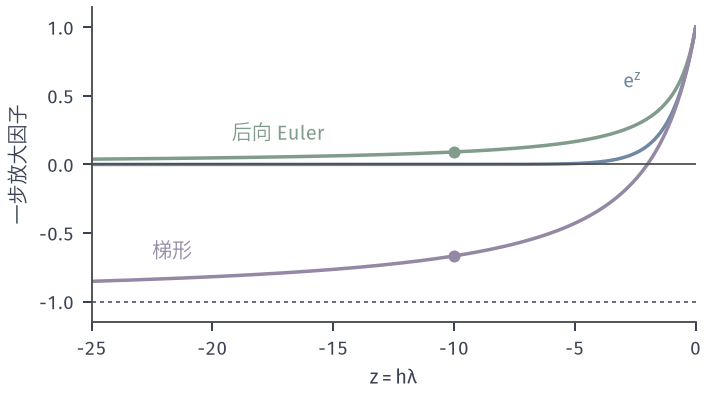

The Python source for this figure:
from pathlib import Path
import sys
sys.path.insert(0, str(Path(__file__).resolve().parents[1]/"odenum-common"))
from odenum_common import *

# Target: one-step factor on the negative real axis vs exact exp(z).
z = np.linspace(-25, 0, 800)
fig, ax = figure(width_mm=100, height_mm=56)
ax.plot(z, np.exp(z), color=BLUE, lw=1.4)
ax.plot(z, 1/(1-z), color=GREEN, lw=1.4)
ax.plot(z, (1+z/2)/(1-z/2), color=PURPLE, lw=1.4)
ax.axhline(0, color=STROKE, lw=.7); ax.axhline(-1, color=MUTED, lw=.8, ls=(0, (2, 2)))
ax.set_xlabel(r'$z=h\lambda$'); ax.set_ylabel(r'一步放大因子'); ax.set_ylim(-1.15, 1.15); ax.set_xlim(-25, 0)
ax.plot([-10], [1/11], 'o', color=GREEN, ms=3.8); ax.plot([-10], [-2/3], 'o', color=PURPLE, ms=3.8)
ax.text(-19.2, .18, '后向 Euler', color=GREEN); ax.text(-22.5, -.68, '梯形', color=PURPLE)
ax.text(-3.0, .56, r'$\mathrm{e}^{z}$', color=BLUE)
save(fig, Path(__file__).resolve().parent, 'figure', {'z=-10': [1/11, -2/3]})
